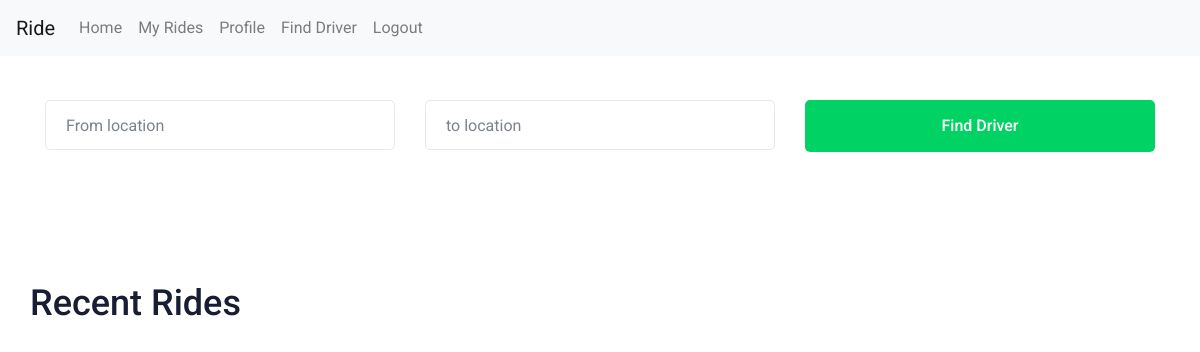
The page /passenger/ (signed in) on the database as committed earlier.
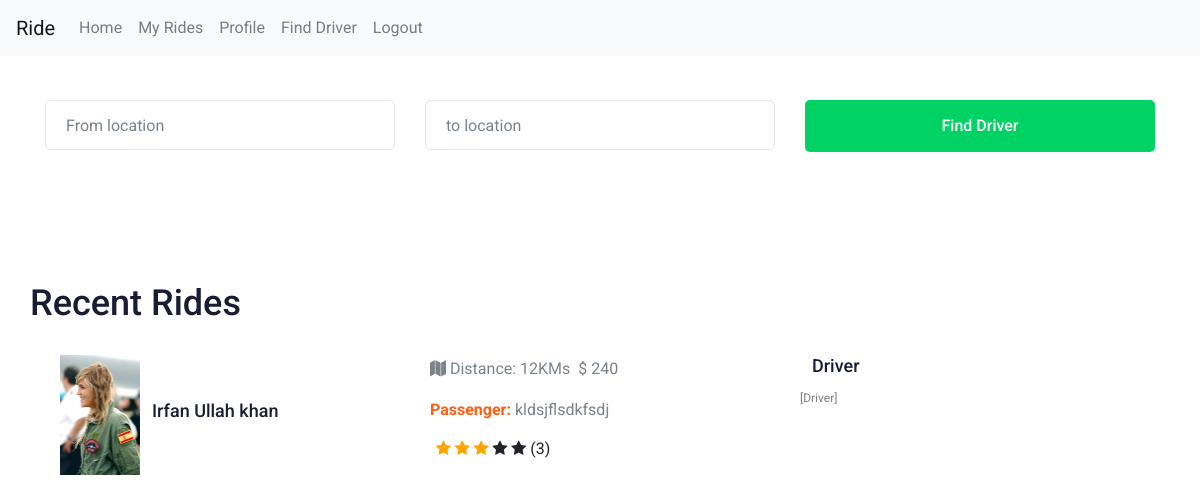
The same page on the database as committed later.
### app/models/models.py (models this page shows, shortened)
class Ride(db.Model):
    __tablename__ = "rides"
    id = db.Column(db.Integer, primary_key=True)
    driver_id = db.Column(db.Integer, db.ForeignKey('users.id'))
    passenger_id = db.Column(db.Integer, db.ForeignKey('users.id'))
    zipcode = db.Column(db.Integer, nullable=False) ###################remove
    from_loc = db.Column(db.String(150), nullable=False)
    to_loc = db.Column(db.String(150), nullable=False)
    isStarted = db.Column(db.Integer, default=0) #0: not started, 1: started, 2: responded by other driver.
    isEnded = db.Column(db.Integer, default=0) #0: not ended, 1: ended
    isPaid = db.Column(db.Integer, default=0) #0: not paid, 1: paid
    isConfirmed = db.Column(db.Integer, default=0) #0######## remove
    passenger_ratings = db.Column(db.Integer, nullable=True)############
    driver_ratings = db.Column(db.Integer, nullable=True) ##########
    passenger_ratings = db.Column(db.Integer, default=0)
    distance = db.Column(db.Integer, default=0)
    driver_review_for_passenger = db.Column(
        db.String(255), nullable=True)  # will be updated when ride ends ############
    passenger_review_for_driver = db.Column(
        db.String(255), nullable=True)  # will be updated when ride ends
    price = db.Column(db.Integer, nullable=False)
    isReviewedByDriver = db.Column(db.Integer, nullable=False, default=0)#####################
    isReviewedByPassenger = db.Column(db.Integer, nullable=False, default=0)
    ride_date = db.Column(db.DateTime, nullable=False, default=datetime.utcnow)

class User(db.Model,UserMixin):
    __tablename__ = "users"
    id = db.Column(db.Integer, primary_key=True)
    name = db.Column(db.String(100), nullable=False)
    surname = db.Column(db.String(100), nullable=False)
    email = db.Column(db.String(100), unique=True, nullable=False)
    country = db.Column(db.String(100),nullable=True)
    password = db.Column(db.String(150), nullable=False)
    zipcode = db.Column(db.Integer, default=0)
    roles = db.Column(db.String(10), default="Passenger")
    profile_image = db.Column(db.String(255), nullable=True, default="0")
    profile_description = db.Column(db.String(255), nullable=True) #############
    isOnline = db.Column(db.Integer, nullable=False, default=0)
    member_since = db.Column(db.DateTime, nullable=False, default=datetime.utcnow)
    charges_per_kilo = db.Column(db.Integer, default=0) #only for driver ###############
    passengers = db.relationship('Ride', foreign_keys="[Ride.passenger_id]")
    drivers = db.relationship('Ride', foreign_keys="[Ride.driver_id]")
    def is_passenger(user):
        if user.roles == "Passenger":
            return True
        else:
            return False

### app/passenger/views.py (the view)
@pb.route('/')
@login_required
def home():
    user = current_user
    findForm = FindDriverForm()
    if not User.is_passenger(user):
        flash("You are not a Driver. Please login/Register with Driver account.", 'danger')
        return redirect('/logout')
    else:
        rides = db.engine.execute(text("SELECT * from rides left join users on users.id = rides.driver_id where passenger_id = "+str(user.id)))
        return render_template('pass_index.html', user=user, form=findForm, rides=rides)

### app/passenger/forms.py
class FindDriverForm(FlaskForm):
    from_loc = IntegerField('Number', validators=[NumberRange(min=10121,max=10156,message='Invalid zipcode')])
    to_loc = IntegerField('Number', validators=[NumberRange(min=10121,max=10156,message='Invalid zipcode')])
    submit = SubmitField('Find Driver')

### app/models/models.py (called while the page is built)
@login_manager.user_loader
def load_user(user_id):
    return User.query.get(user_id)

### app/passenger/templates/pass_index.html (shortened to what this page needs)
{% extends 'pass_masterlayout.html' %}
{% block body %}
<div class="catagory_area">
    <div class="container">
        <div class="row cat_search">
            <div class="col-lg-4 col-md-4">
                <form action="{{url_for('passenger_bp.finddriver')}}" method="post">
                    <div class="single_input">
                        {{form.from_loc(placeholder='From location')}}
                    </div>
            </div>
            <div class="col-lg-4 col-md-4">
                <div class="single_input">
                    {{form.to_loc(placeholder='to location')}}
                </div>
            </div>
            <div class="col-lg-4 col-md-12">
                <div class="job_btn">
                    {{form.submit(class_='boxed-btn3',style='width:100%')}}
                </div>
            </div>
        </div>
    </div>
</div>
<div class="container">
    <div class="row">
        <h1>Recent Rides</h1>
        {% for ride in rides %}
        <div style="margin-top:22px;" class="col-lg-12 col-md-12">
            <div class="single_jobs white-bg d-flex justify-content-between">
                <div class="col-md-4">
                    <div class="jobs_left d-flex align-items-center">
                        <div class="">
                            {% if user.profile_image == "0" %}
                            <img src="https://mdbootstrap.com/img/Photos/Others/placeholder-avatar.jpg"
                                 class="img-responsive" style="width:80px;margin-right:12px;"
                                 alt="">
                            {% else %}
                            <img src="{{url_for('static',filename='uploads/'+user.profile_image)}}"
                                 class="img-responsive" style="width:80px;margin-right:12px;"
                                 alt="">
                            {% endif %}
                        </div>
                        <div class="jobs_conetent">
                            <a href=""><h4>{{user.name}}</h4></a>
                        </div>
                    </div>
                </div>
                <div class="col-md-4">
                    <div class="links_locat d-flex align-items-center">
                        <div class="location">
                            <p><i class="fa fa-map"></i> Distance: {{ride.distance}}KMs</p>
                        </div>
                        <div class="location">
                            <p> $ {{ride.price}}</p>
                        </div>
                    </div>
                    {% if ride.isReviewedByPassenger == 1 %}
                    <p><b>Passenger:</b> {{ride.passenger_review_for_driver}}</p>
                    <div style="margin-left:6px;" class="reply-btn">
                        {% for i in range(0,5) %}
                        {% if i+1 <= ride.driver_ratings %}
                        <span><i class="fa fa-star checked"></i></span>
                        {% else %}
                        <span><i class="fa fa-star"></i></span>
                        {% endif %}
                        {% endfor %}
                        ({{ride.driver_ratings}})
                    </div>
                    {% endif %}
                </div>
                <div class="col-md-4">
                    <div class="jobs_right">
                        <div class=" pull-left">
                        </div>
                        <div class="jobs_conetent">
                            <a href="{{url_for('frontend_blue_print.driver_profile',driver_id=ride.driver_id)}}">
                                <h4>{{ride.name}}</h4><span
                                    style="font-size:12px;color:gray;">[Driver]</span></a>
                        </div>
                    </div>
                </div>
            </div>
        </div>
        {% endfor %}
    </div>
</div>
{% endblock %}

Rows that differ between the two databases and show on the page:
added Ride: profile_image (picture), distance "12", price "240", passenger_review_for_driver "kldsjflsdkfsdj", isReviewedByPassenger 1 (drawn), driver_ratings "3", name "Driver"
now on this page (row unchanged): User: name "Irfan Ullah khan"
